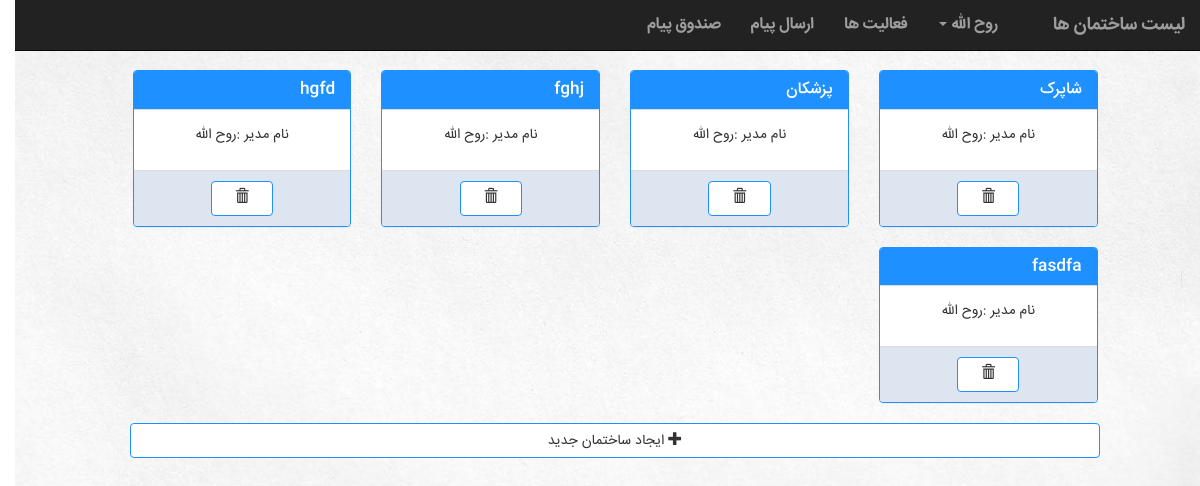
The page /building/ (signed in) on the database as committed earlier.
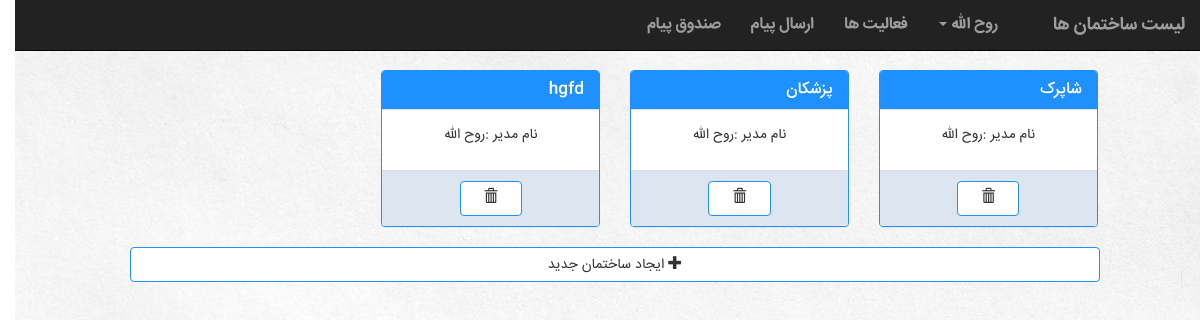
The same page on the database as committed later.
### building/models.py (models this page shows, shortened)
class Building(models.Model):
    manager = models.ForeignKey(Account, on_delete=models.CASCADE)
    name = models.CharField(max_length=100)
    Address = models.CharField(max_length=300)
    info = models.TextField()

### manageUser/models.py (models this page shows, shortened)
class Account(models.Model):
    user = models.OneToOneField(User, on_delete=models.CASCADE)
    type = models.IntegerField(default=UserType.MANAGER)
    activation_key = models.CharField(max_length=40, blank=True, null=True)

### building/views.py (the view, shortened to what this page needs)
class Buildinglist(View):
    def get(self, request):
        all_manager = []
        all_manager.append(request.user.account)
        for u in Unit.objects.filter(account=request.user.account):
            all_manager.append(u.building.manager)
        return render(request, 'building/buildingList.html', {'all_building': Building.objects.filter(manager__in=all_manager),
                                                              'createBuildingForm': myForm.CreateBuildingForm})

### building/templates/building/buildingList.html (shortened to what this page needs)
{% extends 'building/UserNavBar.html' %}
{% block body %}
    <br>
    <div class='row'>
        <div class="container col-sm-10 col-lg-offset-1">
            {% for building in all_building %}
                <div class='col-sm-3'>
                    <div class="panel panel-default">
                        <div class="panel-heading container-fluid">
                            <a href="{% url 'building:showdash' building.id %}">
                                <h4 class='panel-title'>{{  building.name}}</h4>
                            </a>
                        </div>
                        <div class="panel-body container-fluid">
                            <p> نام مدیر :{{    building.manager.user.first_name }}  {{  building.manager.user.last_name}}</p>
                        </div>
                        <div class='panel-footer container-fluid'>
                            <a class="dalert" href="{% url 'building:deleteBuilding' building.id %}"><button class='col-md-4 col-lg-offset-4 btn btn-default ' type="submit" data-toggle="tooltip" title="حذف ساختمان"> <span class="glyphicon glyphicon-trash" aria-hidden="true"></span> </button></a>
                        </div>
                    </div>
                </div>
            {% endfor %}
        </div>
    </div>
    <div class="col-md-10 col-lg-offset-1" >
        <button class="col-md-12 btn btn-default" data-toggle="modal" data-target="#myModal">  <span class="glyphicon glyphicon-plus" aria-hidden="true"></span> ایجاد ساختمان جدید </button>
    </div>
{% endblock %}

Rows that differ between the two databases and show on the page:
removed Building: name "fghj", manager.user.first_name "روح الله"
removed Building: name "fasdfa", manager.user.first_name "روح الله"
